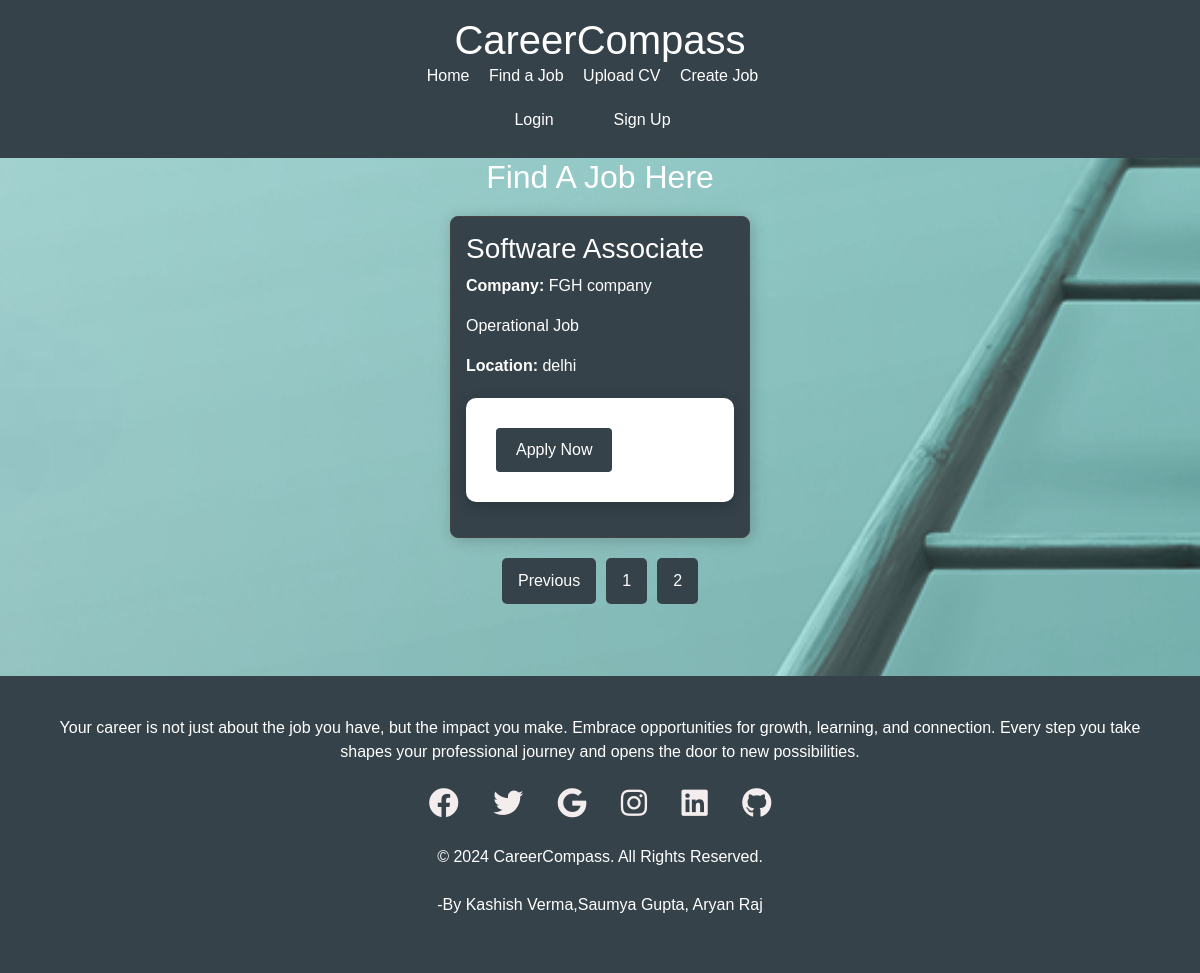
Page /find_job.php?page=2 on the committed database.
### tables this page shows
CREATE TABLE `jobs` (
  `id` int(11) NOT NULL,
  `title` varchar(100) NOT NULL,
  `description` text NOT NULL,
  `company` varchar(100) NOT NULL,
  `location` varchar(100) NOT NULL,
  `created_at` timestamp NOT NULL DEFAULT current_timestamp()
);

### find_job.php (the view, shortened to what this page needs)
<?php
include 'include/header.php';
include 'include/db.php';
$limit = 6;
$page = isset($_GET['page']) ? (int)$_GET['page'] : 1;
$offset = ($page - 1) * $limit;
$sql = "SELECT id, title, description, company, location FROM jobs LIMIT $limit OFFSET $offset";
$result = $conn->query($sql);
$total_jobs_result = $conn->query("SELECT COUNT(*) as total FROM jobs");
$total_jobs = $total_jobs_result->fetch_assoc()['total'];
$total_pages = ceil($total_jobs / $limit);
?>
<h2 style="font-size:xx-large;text-align:center">Find A Job Here</h2>
<div class="job-postings">
    <?php
    if ($result->num_rows > 0) {
        while ($row = $result->fetch_assoc()) {
            ?>
            <div class="job-card">
                <h3><?php echo htmlspecialchars($row['title']); ?></h3>
                <p><strong>Company:</strong> <?php echo htmlspecialchars($row['company']); ?></p>
                <p><?php echo htmlspecialchars($row['description']); ?></p>
                <p><strong>Location:</strong> <?php echo htmlspecialchars($row['location']); ?></p>
                <form method="POST">
                    <button type="submit" name="apply" class="apply-button">Apply Now</button>
                </form>
            </div>
            <?php
        }
    } else {
        echo "<p>No job postings available at this time.</p>";
    }
    ?>
</div>
<div class="pagination-container">
    <div class="pagination">
        <?php if($page > 1): ?>
            <a href="?page=<?php echo $page - 1; ?>" class="pagination-button">Previous</a>
        <?php endif; ?>
        <?php for ($i = 1; $i <= $total_pages; $i++): ?>
            <a href="?page=<?php echo $i; ?>" class="pagination-button <?php echo ($i == $page) ? 'active' : ''; ?>"><?php echo $i; ?></a>
        <?php endfor; ?>
    </div>
</div>
<?php include 'include/footer.php'; ?>

### styles/style.css (style rules this page uses)
html, body { height: 100%; margin: 0; }
body { font-family: Arial, sans-serif; background-image: url('../images/background.jpg'); background-size:cover; background-position: center; color: white; }
button { background-color: #35424a; color: white; border: none; padding: 10px 20px; border-radius: 4px; cursor: pointer; font-size: 16px; }
form { background: #ffffff; padding: 30px; border-radius: 10px; box-shadow: 0 4px 15px rgba(0, 0, 0, 0.2); max-width: 400px; margin: 20px auto; transition: all 0.3s ease-in-out; }

### find_job.php (style rules this page uses)
.job-postings { display: flex; flex-wrap: wrap; justify-content: center; gap: 20px; margin-top: 20px; }
.job-card { border: 1px solid #444; border-radius: 8px; padding: 15px; box-shadow: 2px 2px 15px rgba(0, 0, 0, 0.2); width: 300px; background-color: #35424a; color: white; }
.pagination-container { display: flex; justify-content: center; margin-top: 20px; }
.pagination { display: inline-flex; margin: 0; padding: 0; }
.pagination-button { margin: 0 5px; padding: 10px 15px; background-color: #35424a; color: white; text-decoration: none; border-radius: 5px; transition: background-color 0.3s; border: 1px solid transparent; }
.active { background-color: #35424a; }

### rows in the picture
jobs: title "Software Associate", company "FGH company", description "Operational Job", location "delhi"
